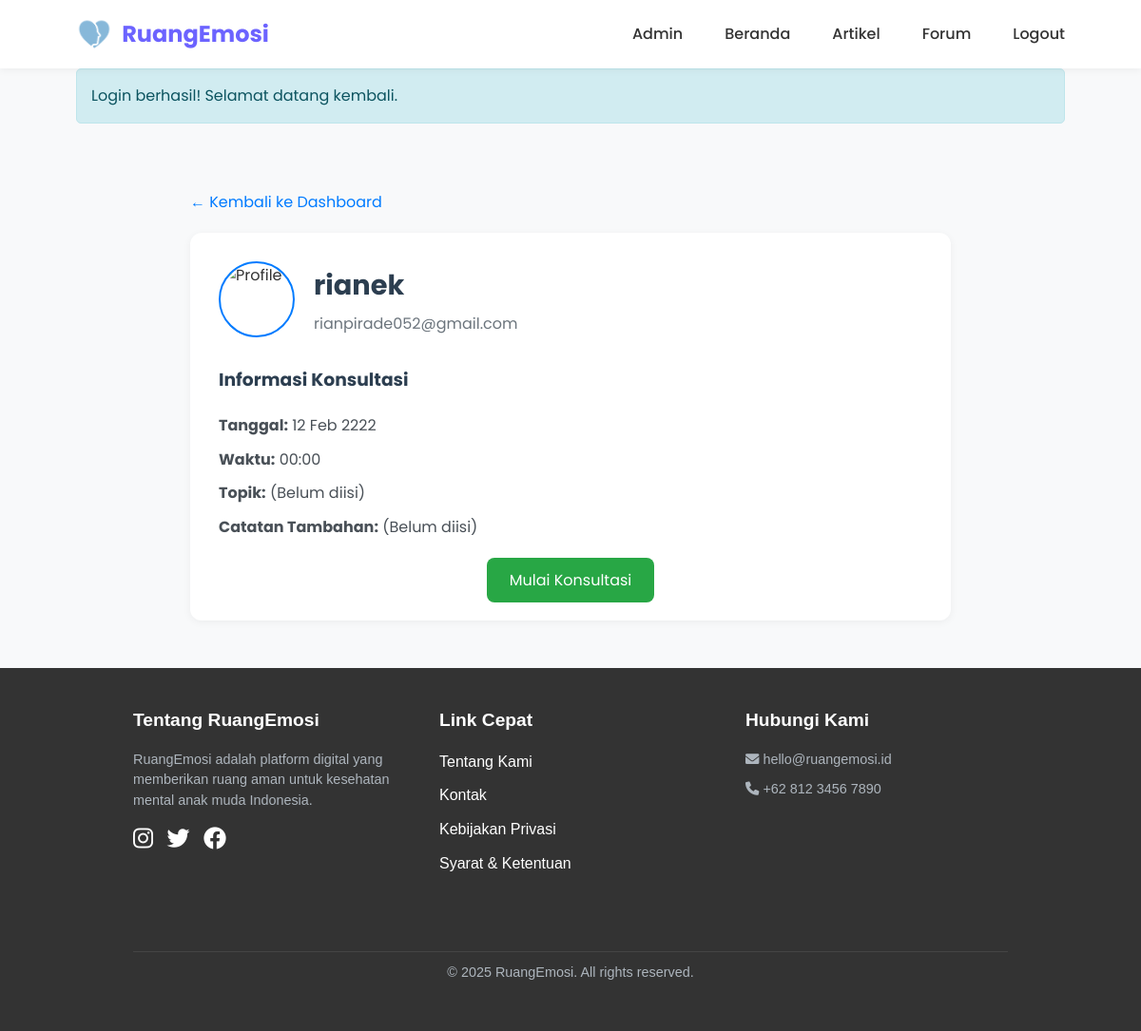
/counselor/consultation_detail.php?id=22 (signed in), run on the app's committed database.
### tables this page shows
CREATE TABLE `consultations` (
  `consultation_id` int NOT NULL,
  `user_id` int NOT NULL,
  `counselor_id` int NOT NULL,
  `schedule` datetime DEFAULT NULL,
  `duration` int DEFAULT '60',
  `status` enum('pending','confirmed','completed','cancelled','accepted','rejected') DEFAULT 'pending',
  `notes` text,
  `rating` int DEFAULT NULL,
  `feedback` text,
  `created_at` timestamp NULL DEFAULT CURRENT_TIMESTAMP,
  `updated_at` timestamp NULL DEFAULT CURRENT_TIMESTAMP ON UPDATE CURRENT_TIMESTAMP,
  `start_time` time DEFAULT NULL,
  `end_time` time DEFAULT NULL,
  `meeting_link` varchar(255) DEFAULT NULL,
  `review` text,
  `counselor_reply` text,
  `reply_date` datetime DEFAULT NULL
);

CREATE TABLE `users` (
  `user_id` int NOT NULL,
  `username` varchar(50) NOT NULL,
  `email` varchar(100) NOT NULL,
  `password` varchar(255) NOT NULL,
  `full_name` varchar(100) DEFAULT NULL,
  `birth_date` date DEFAULT NULL,
  `gender` enum('L','P','Lainnya') DEFAULT NULL,
  `is_anonymous` tinyint(1) DEFAULT '1',
  `is_counselor` tinyint(1) DEFAULT '0',
  `bio` text,
  `profile_pic` varchar(255) DEFAULT NULL,
  `created_at` timestamp NULL DEFAULT CURRENT_TIMESTAMP,
  `updated_at` timestamp NULL DEFAULT CURRENT_TIMESTAMP ON UPDATE CURRENT_TIMESTAMP,
  `is_admin` tinyint(1) DEFAULT '0',
  `remember_token` varchar(64) DEFAULT NULL,
  `remember_token_expiry` datetime DEFAULT NULL,
  `reset_token` varchar(64) DEFAULT NULL,
  `reset_token_expiry` datetime DEFAULT NULL,
  `reset_attempts` int DEFAULT '0',
  `status` enum('active','pending') DEFAULT 'active',
  `profile_image` varchar(255) DEFAULT 'default.png'
);

### counselor/consultation_detail.php (the view, shortened to what this page needs)
<?php
require_once '../includes/functions.php';
require_once '../includes/auth.php';
$consultation_id = (int) $_GET['id'];
$stmt = $conn->prepare("
    SELECT c.*, u.username, u.email, u.profile_pic
    FROM consultations c
    JOIN users u ON c.user_id = u.user_id
    WHERE c.consultation_id = ?
");
$stmt->bind_param("i", $consultation_id);
$stmt->execute();
$result = $stmt->get_result();
$consultation = $result->fetch_assoc();
require_once '../includes/header.php';
?>
<section class="detail-page">
  <div class="detail-container">
    <a href="dashboard.php" class="back-button">&larr; Kembali ke Dashboard</a>
    <div class="detail-card">
      <div class="profile-section">
        <img src="<?= htmlspecialchars($consultation['profile_pic'] ?? 'default.png') ?>" class="profile-pic-large" alt="Profile">
        <div class="profile-info">
          <h2><?= htmlspecialchars($consultation['username']) ?></h2>
          <p><?= htmlspecialchars($consultation['email']) ?></p>
        </div>
      </div>
      <div class="consultation-info">
        <h3>Informasi Konsultasi</h3>
        <ul>
          <li><strong>Tanggal:</strong> <?= date('d M Y', strtotime($consultation['schedule'])) ?></li>
          <li><strong>Waktu:</strong> <?= date('H:i', strtotime($consultation['schedule'])) ?></li>
          <li><strong>Topik:</strong> <?= htmlspecialchars($consultation['topic'] ?? '(Belum diisi)') ?></li>
          <li><strong>Catatan Tambahan:</strong> <?= nl2br(htmlspecialchars($consultation['notes'] ?? '(Belum diisi)')) ?></li>
        </ul>
      </div>
      <div class="consultation-actions">
        <a href="start_consultation.php?id=<?= $consultation['consultation_id'] ?>" class="btn-start">Mulai Konsultasi</a>
      </div>
    </div>
  </div>
</section>
<?php require_once '../includes/footer.php'; ?>

### assets/css/style.css (style rules this page uses)
:root { --primary-color: #6C63FF; --secondary-color: #4D44DB; --accent-color: #FF6584; --light-color: #F8F9FA; --dark-color: #212529; --gray-color: #6C757D; --light-gray: #E9ECEF; --success-color: #28A745; --warning-color: #FFC107; --danger-color: #DC3545; --pastel-blue: #A7C5EB; --pastel-purple: #C4A7E8; --pastel-pink: #F5C3C2; --pastel-green: #C1E1C1; }
* { margin: 0; padding: 0; box-sizing: border-box; }
body { font-family: 'Poppins', sans-serif; line-height: 1.6; color: var(--dark-color); background-color: #F9F9F9; }
a { text-decoration: none; color: var(--primary-color); transition: all 0.3s ease; }

### includes/header.php (style rules this page uses)
* { margin: 0; padding: 0; box-sizing: border-box; }
body { font-family: 'Poppins', sans-serif; line-height: 1.6; color: #333; background-color: #f8f9fa; }

### counselor/consultation_detail.php (style rules this page uses)
.detail-page { padding: 50px 20px; background: #f8f9fa; }
.detail-container { max-width: 800px; margin: 0 auto; }
.back-button { display: inline-block; margin-bottom: 20px; text-decoration: none; color: #007bff; }
.detail-card { background: #ffffff; padding: 30px; border-radius: 12px; box-shadow: 0 2px 8px rgba(0, 0, 0, 0.05); }
.profile-section { display: flex; align-items: center; gap: 20px; margin-bottom: 30px; }
.profile-pic-large { width: 80px; height: 80px; border-radius: 50%; object-fit: cover; border: 2px solid #007bff; }
.profile-info h2 { margin: 0; font-size: 1.8em; color: #2c3e50; }
.profile-info p { margin: 5px 0 0; color: #6c757d; }
.consultation-info h3 { margin-top: 0; margin-bottom: 20px; color: #2c3e50; }
.consultation-info ul { list-style: none; padding: 0; }
.consultation-info li { margin-bottom: 10px; color: #495057; }
.consultation-actions { text-align: center; margin-top: 30px; }
.btn-start { background-color: #28a745; color: #ffffff; padding: 12px 24px; text-decoration: none; border-radius: 8px; font-size: 1em; transition: background-color 0.3s; }

### data on the page
consultations: user.username "rianek", user.email "rianpirade052@gmail.com", schedule "12 Feb 2222", schedule "00:00", notes "(Belum diisi)"

### other printed values
$_SESSION['message'] "Login berhasil! Selamat datang kembali."
$consultation['topic'] "(Belum diisi)"
